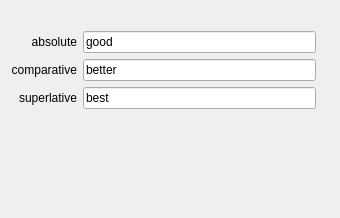
<?xml version="1.0" encoding="UTF-8"?>
<ui version="4.0">
 <class>ComparisonPracticeWidget</class>
 <widget class="QWidget" name="ComparisonPracticeWidget">
  <property name="geometry">
   <rect>
    <x>0</x>
    <y>0</y>
    <width>340</width>
    <height>218</height>
   </rect>
  </property>
  <layout class="QVBoxLayout" name="verticalLayout">
   <item>
    <widget class="QLabel" name="questionLabel">
     <property name="text">
      <string/>
     </property>
     <property name="alignment">
      <set>Qt::AlignCenter</set>
     </property>
     <property name="wordWrap">
      <bool>true</bool>
     </property>
    </widget>
   </item>
   <item>
    <layout class="QGridLayout" name="conjugationsLayout">
     <item row="1" column="0">
      <widget class="QLabel" name="absoluteLabel">
       <property name="text">
        <string>absolute</string>
       </property>
       <property name="alignment">
        <set>Qt::AlignRight|Qt::AlignTrailing|Qt::AlignVCenter</set>
       </property>
       <property name="wordWrap">
        <bool>true</bool>
       </property>
      </widget>
     </item>
     <item row="1" column="2">
      <widget class="KLineEdit" name="absoluteEdit">
       <property name="text">
        <string comment="KDE::DoNotExtract">good</string>
       </property>
       <property name="alignment">
        <set>Qt::AlignLeading|Qt::AlignLeft|Qt::AlignVCenter</set>
       </property>
       <property name="readOnly">
        <bool>false</bool>
       </property>
       <property name="trapEnterKeyEvent" stdset="0">
        <bool>true</bool>
       </property>
      </widget>
     </item>
     <item row="1" column="3">
      <widget class="QLabel" name="absoluteSolutionLabel">
       <property name="text">
        <string comment="KDE::DoNotExtract"/>
       </property>
       <property name="alignment">
        <set>Qt::AlignCenter</set>
       </property>
       <property name="wordWrap">
        <bool>true</bool>
       </property>
      </widget>
     </item>
     <item row="2" column="0">
      <widget class="QLabel" name="comparativeLabel">
       <property name="text">
        <string>comparative</string>
       </property>
       <property name="alignment">
        <set>Qt::AlignRight|Qt::AlignTrailing|Qt::AlignVCenter</set>
       </property>
       <property name="wordWrap">
        <bool>true</bool>
       </property>
      </widget>
     </item>
     <item row="2" column="2">
      <widget class="KLineEdit" name="comparativeEdit">
       <property name="text">
        <string comment="KDE::DoNotExtract">better</string>
       </property>
       <property name="alignment">
        <set>Qt::AlignLeading|Qt::AlignLeft|Qt::AlignVCenter</set>
       </property>
       <property name="readOnly">
        <bool>false</bool>
       </property>
       <property name="trapEnterKeyEvent" stdset="0">
        <bool>true</bool>
       </property>
      </widget>
     </item>
     <item row="2" column="3">
      <widget class="QLabel" name="comparativeSolutionLabel">
       <property name="text">
        <string comment="KDE::DoNotExtract"/>
       </property>
       <property name="alignment">
        <set>Qt::AlignCenter</set>
       </property>
       <property name="wordWrap">
        <bool>true</bool>
       </property>
      </widget>
     </item>
     <item row="3" column="0">
      <widget class="QLabel" name="superlativeLabel">
       <property name="text">
        <string>superlative</string>
       </property>
       <property name="alignment">
        <set>Qt::AlignRight|Qt::AlignTrailing|Qt::AlignVCenter</set>
       </property>
       <property name="wordWrap">
        <bool>true</bool>
       </property>
      </widget>
     </item>
     <item row="3" column="2">
      <widget class="KLineEdit" name="superlativeEdit">
       <property name="text">
        <string comment="KDE::DoNotExtract">best</string>
       </property>
       <property name="alignment">
        <set>Qt::AlignLeading|Qt::AlignLeft|Qt::AlignVCenter</set>
       </property>
       <property name="readOnly">
        <bool>false</bool>
       </property>
       <property name="trapEnterKeyEvent" stdset="0">
        <bool>true</bool>
       </property>
      </widget>
     </item>
     <item row="3" column="3">
      <widget class="QLabel" name="superlativeSolutionLabel">
       <property name="text">
        <string comment="KDE::DoNotExtract"/>
       </property>
       <property name="alignment">
        <set>Qt::AlignCenter</set>
       </property>
       <property name="wordWrap">
        <bool>true</bool>
       </property>
      </widget>
     </item>
    </layout>
   </item>
   <item>
    <widget class="QLabel" name="feedbackLabel">
     <property name="text">
      <string/>
     </property>
    </widget>
   </item>
   <item>
    <widget class="QLabel" name="helpLabel">
     <property name="sizePolicy">
      <sizepolicy hsizetype="Preferred" vsizetype="Expanding">
       <horstretch>0</horstretch>
       <verstretch>0</verstretch>
      </sizepolicy>
     </property>
     <property name="text">
      <string comment="KDE::DoNotExtract"/>
     </property>
     <property name="alignment">
      <set>Qt::AlignLeading|Qt::AlignLeft|Qt::AlignTop</set>
     </property>
     <property name="wordWrap">
      <bool>true</bool>
     </property>
    </widget>
   </item>
  </layout>
 </widget>
 <customwidgets>
  <customwidget>
   <class>KLineEdit</class>
   <extends>QLineEdit</extends>
   <header>klineedit.h</header>
  </customwidget>
 </customwidgets>
 <resources/>
 <connections/>
</ui>
